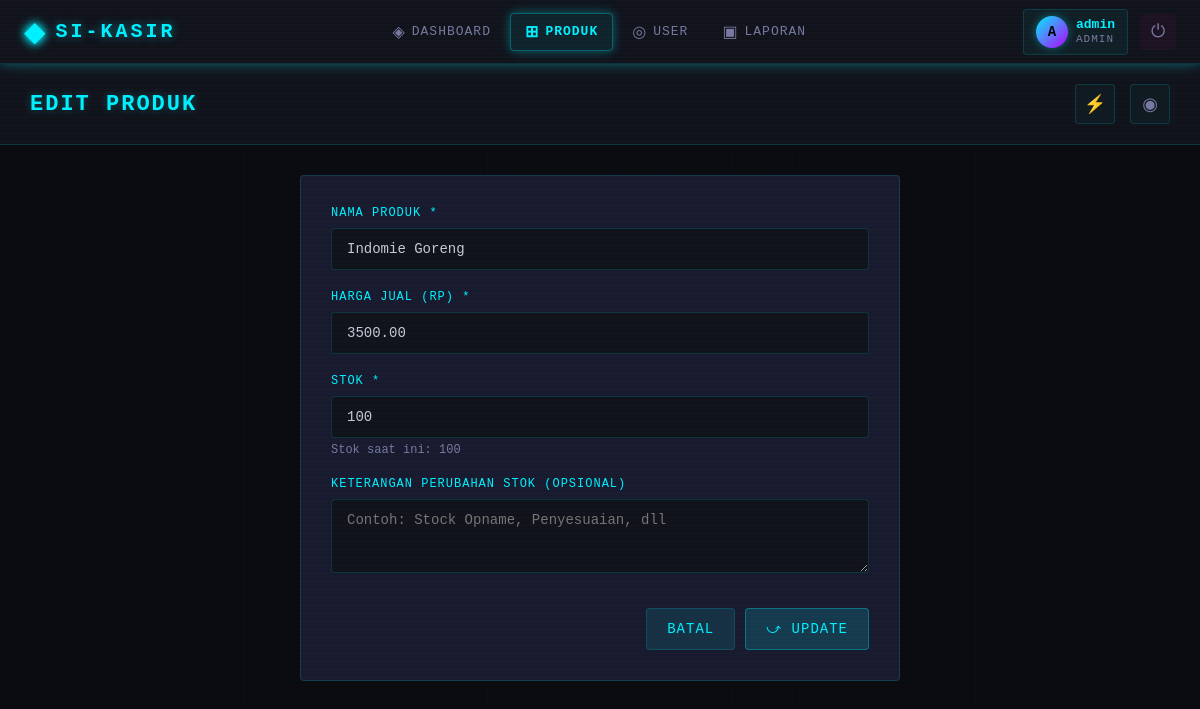
Screenshot of /modules/produk/edit.php?id=1 (signed in) with the database file from the repository.
### tables this page shows
CREATE TABLE IF NOT EXISTS m_produk (
    id_produk INT AUTO_INCREMENT PRIMARY KEY,
    nama_produk VARCHAR(100) NOT NULL,
    harga_jual DECIMAL(10,2) NOT NULL,
    stok INT NOT NULL DEFAULT 0
);

### modules/produk/edit.php (the view, shortened to what this page needs)
<?php
$conn = getConnection();
$id = intval($_GET['id'] ?? 0);
$stmt = $conn->prepare("SELECT * FROM m_produk WHERE id_produk = ?");
$stmt->bind_param("i", $id);
$stmt->execute();
$result = $stmt->get_result();
$produk = $result->fetch_assoc();
?>
<!DOCTYPE html>
<html lang="id">
<head>
    <link rel="stylesheet" href="/assets/css/sidebar.css">
    <link rel="stylesheet" href="/assets/css/produk.css">
</head>
<body>
    <?php include '../../includes/sidebar.php'; ?>
    <main class="main-content">
        <?php include '../../includes/topbar.php'; ?>
        <div class="content-area">
            <div class="form-container">
                <form method="POST" action="">
                    <div class="form-group">
                        <label for="nama_produk">Nama Produk *</label>
                        <input type="text" id="nama_produk" name="nama_produk" required value="<?php echo htmlspecialchars($produk['nama_produk']); ?>">
                    </div>
                    <div class="form-group">
                        <label for="harga_jual">Harga Jual (Rp) *</label>
                        <input type="number" id="harga_jual" name="harga_jual" step="0.01" min="0" required value="<?php echo $produk['harga_jual']; ?>">
                    </div>
                    <div class="form-group">
                        <label for="stok">Stok *</label>
                        <input type="number" id="stok" name="stok" min="0" required value="<?php echo $produk['stok']; ?>">
                        <small>Stok saat ini: <?php echo $produk['stok']; ?></small>
                    </div>
                    <div class="form-group">
                        <label for="keterangan">Keterangan Perubahan Stok (Opsional)</label>
                        <textarea id="keterangan" name="keterangan" rows="3" placeholder="Contoh: Stock Opname, Penyesuaian, dll"></textarea>
                    </div>
                    <div class="form-actions">
                        <a href="index.php" class="btn">Batal</a>
                        <button type="submit" class="btn btn-success">⤻ Update</button>
                    </div>
                </form>
            </div>
        </div>
    </main>
</body>
</html>

### assets/css/sidebar.css (style rules this page uses)
:root { --bg-primary: #0a0a0f; --bg-secondary: #12121a; --bg-card: #1a1a2e; --neon-cyan: #00f0ff; --neon-pink: #ff00aa; --neon-purple: #b800ff; --neon-yellow: #ffd700; --text-primary: #c8c8d8; --text-secondary: #7878a0; --border-color: rgba(0, 240, 255, 0.15); --glow-cyan: 0 0 10px rgba(0, 240, 255, 0.3), 0 0 20px rgba(0, 240, 255, 0.1); --glow-pink: 0 0 10px rgba(255, 0, 170, 0.3), 0 0 20px rgba(255, 0, 170, 0.1); }
* { margin: 0; padding: 0; box-sizing: border-box; }
body { font-family: 'Courier New', 'Consolas', monospace; background: var(--bg-primary); color: var(--text-primary); padding-top: 64px; position: relative; }
body::before { content: ''; position: fixed; top: 0; left: 0; width: 100%; height: 100%; background: radial-gradient(ellipse at 20% 50%, rgba(0, 240, 255, 0.03) 0%, transparent 50%), radial-gradient(ellipse at 80% 50%, rgba(255, 0, 170, 0.03) 0%, transparent 50%); pointer-events: none; z-index: 0; }
body::after { content: ''; position: fixed; top: 0; left: 0; width: 100%; height: 100%; background: repeating-linear-gradient( 0deg, transparent, transparent 2px, rgba(0, 240, 255, 0.015) 2px, rgba(0, 240, 255, 0.015) 4px ); pointer-events: none; z-index: 9999; }
.main-content { min-height: calc(100vh - 64px); background: repeating-linear-gradient(90deg, transparent, transparent 60px, rgba(0, 240, 255, 0.015) 60px, rgba(0, 240, 255, 0.015) 61px), var(--bg-primary); position: relative; z-index: 1; }
.content-area { padding: 30px; }

### assets/css/produk.css (style rules this page uses)
:root { --bg-primary: #0a0a0f; --bg-secondary: #12121a; --bg-card: #1a1a2e; --neon-cyan: #00f0ff; --neon-pink: #ff00aa; --neon-purple: #b800ff; --neon-yellow: #ffd700; --text-primary: #c8c8d8; --text-secondary: #7878a0; --border-color: rgba(0, 240, 255, 0.15); --glow-cyan: 0 0 10px rgba(0, 240, 255, 0.3), 0 0 20px rgba(0, 240, 255, 0.1); }
.content-area { padding: 30px; }
.btn { display: inline-flex; align-items: center; gap: 8px; padding: 12px 20px; background: rgba(0, 240, 255, 0.1); color: var(--neon-cyan); text-decoration: none; border-radius: 4px; border: 1px solid var(--border-color); cursor: pointer; font-size: 14px; font-weight: 500; transition: all 0.3s; font-family: 'Courier New', monospace; text-transform: uppercase; letter-spacing: 1px; }
.btn-success { background: rgba(0, 240, 255, 0.15); border-color: rgba(0, 240, 255, 0.3); }
.form-container { max-width: 600px; margin: 0 auto; background: var(--bg-card); padding: 30px; border-radius: 4px; border: 1px solid var(--border-color); }
.form-group { margin-bottom: 20px; }
.form-group label { display: block; margin-bottom: 8px; color: var(--neon-cyan); font-weight: 500; font-size: 12px; text-transform: uppercase; letter-spacing: 1px; }
.form-group input, .form-group select, .form-group textarea { width: 100%; padding: 12px 15px; border: 1px solid var(--border-color); border-radius: 4px; font-size: 14px; transition: all 0.3s; background: var(--bg-secondary); color: var(--text-primary); font-family: 'Courier New', monospace; }
.form-group small { display: block; margin-top: 5px; color: var(--text-secondary); font-size: 12px; }
.form-actions { display: flex; gap: 10px; justify-content: flex-end; margin-top: 30px; }

### rows the page displays
m_produk: nama_produk "Indomie Goreng", harga_jual "3500.00", stok "100"

### other values shown
substr(getUsername(), 0, 1) "A"
getUsername() "admin"
getUserRole() "ADMIN"
$pageTitle "EDIT PRODUK"
